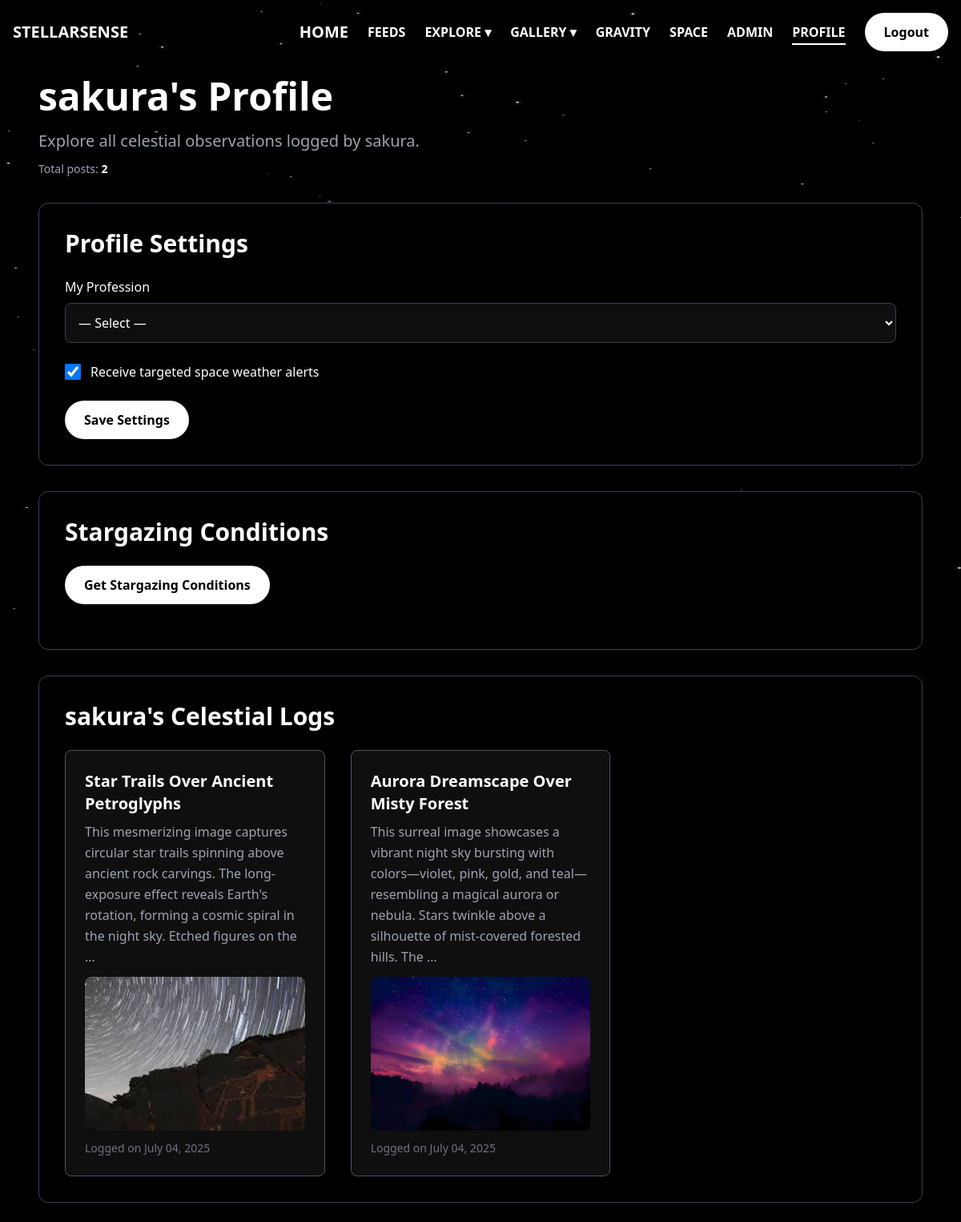
/profile/sakura/ (signed in), run on the app's committed database.
### profiles/models.py (models this page shows, shortened)
class UserProfile(models.Model):
    class Profession(models.TextChoices):
        STARGAZER = "stargazer", "Stargazer"
        FARMER = "farmer", "Farmer"
        PILOT = "pilot", "Pilot"
        EDUCATOR = "educator", "Educator"
    user = models.OneToOneField(User, on_delete=models.CASCADE, related_name="profile")
    profession = models.CharField(
        max_length=20,
        choices=Profession.choices,
        blank=True,
        default="",
        help_text="Select your primary interest/profession to tailor alerts.",
    )
    alert_opt_in = models.BooleanField(
        default=True,
        help_text="Receive targeted space weather alerts relevant to you.",
    )

### observations/models.py (models this page shows, shortened)
class Observation(models.Model):
    user = models.ForeignKey(User, on_delete=models.CASCADE)
    title = models.CharField(max_length=200)
    description = models.TextField()
    photo = models.ImageField(upload_to='observations/')
    created_at = models.DateTimeField(auto_now_add=True)

### profiles/views.py (the view, shortened to what this page needs)
# urls.py: path('<str:username>/', views.profile_view, name='profile'),
def profile_view(request, username):
    user = get_object_or_404(User, username=username)
    logs = Observation.objects.filter(user=user).order_by('-created_at')
    profile, _ = UserProfile.objects.get_or_create(user=user)
    return render(request, 'profiles/profile.html', {
        'user': user,
        'logs': logs,
        'profile': profile,
    })

### alerts/context_processors.py (called while the page is built)
def active_alert_banner(request) -> Dict[str, Any]:
    if not request.user.is_authenticated:
        return {}
    user_profile = getattr(request.user, "profile", None)
    if user_profile is None or not user_profile.alert_opt_in:
        return {}
    audience_key = user_profile.profession or "any"
    now = timezone.now()
    alerts = (
        AlertEvent.objects.filter(active=True)
        .filter(Q(audience="any") | Q(audience=audience_key))
        .filter(Q(starts_at__isnull=True) | Q(starts_at__lte=now))
        .filter(Q(ends_at__isnull=True) | Q(ends_at__gte=now))
        .order_by("-created_at")
    )
    if alerts.exists():
        return {"active_alert": alerts.first()}
    return {}

### profiles/templates/profiles/profile.html (shortened to what this page needs)
{% extends 'base.html' %}
{% block content %}
<div class="space-y-8">
    <div>
        <h1 class="text-5xl font-extrabold mb-4 text-white animate-pulse">{{ user.username }}'s Profile</h1>
        <p class="text-xl text-gray-400 leading-relaxed">
            Explore all celestial observations logged by {{ user.username }}.
        </p>
        <p class="text-sm text-gray-400 mt-2">Total posts: <strong class="text-white">{{ logs|length }}</strong></p>
    </div>
    {% if user == request.user %}
    <div class="bg-black rounded-xl shadow-xl p-8 border border-gray-700">
        <h2 class="text-3xl font-semibold mb-6 text-white"> Profile Settings</h2>
        <form method="post" class="space-y-6">
            <div>
                <label for="profession" class="block text-white font-medium mb-2">My Profession</label>
                <select id="profession" name="profession" class="bg-[#0F0F10] text-white border border-gray-700 rounded-lg p-3 w-full">
                    <option value="" {% if not profile.profession %}selected{% endif %}>— Select —</option>
                </select>
            </div>
            <div class="flex items-center space-x-3">
                <input type="checkbox" id="alert_opt_in" name="alert_opt_in" class="h-5 w-5" {% if profile.alert_opt_in %}checked{% endif %}>
                <label for="alert_opt_in" class="text-white">Receive targeted space weather alerts</label>
            </div>
            <button type="submit" class="inline-block bg-white text-black font-bold py-3 px-6 rounded-full transition duration-300 ease-in-out shadow-lg transform hover:scale-105">
                Save Settings
            </button>
        </form>
    </div>
    {% endif %}
    {% if user == request.user %}
    <div class="bg-black rounded-xl shadow-xl p-8 border border-gray-700">
        <h2 class="text-3xl font-semibold mb-6 text-white"> Stargazing Conditions</h2>
        <button id="get-stargazing-conditions" class="inline-block bg-white text-black font-bold py-3 px-6 rounded-full transition duration-300 ease-in-out shadow-lg transform hover:scale-105">
            Get Stargazing Conditions
        </button>
    </div>
    {% endif %}
    <div class="bg-black rounded-xl shadow-xl p-8 border border-gray-700">
        <h2 class="text-3xl font-semibold mb-6 text-white"> {{ user.username }}'s Celestial Logs</h2>
        {% if logs %}
            <div class="grid grid-cols-1 sm:grid-cols-2 lg:grid-cols-3 gap-8">
                {% for log in logs %}
                    <div class="bg-[#0F0F10] p-6 rounded-lg shadow-md border border-gray-600 transition duration-300 ease-in-out hover:border-white transform hover:-translate-y-1">
                        <h4 class="text-xl font-bold text-white mb-2">{{ log.title }}</h4>
                        <p class="text-gray-400 mb-3 leading-relaxed">{{ log.description|truncatewords:30 }}</p>
                        {% if log.photo %}
                            <img src="{{ log.photo.url }}" alt="Observation Photo" class="rounded-lg max-h-48 w-full object-cover mb-3 shadow-sm">
                        {% endif %}
                        <p class="text-sm text-gray-500 mt-auto">
                            Logged on {{ log.created_at|date:"F d, Y" }}
                        </p>
                    </div>
                {% endfor %}
            </div>
        {% else %}
            <p class="text-gray-400 text-lg">
                {{ user.username }} has not logged any observations yet.
            </p>
        {% endif %}
    </div>
</div>
{% endblock %}

### data on the page
UserProfile: profession "— Select —", alert_opt_in "☑"
Observation: title "Star Trails Over Ancient Petroglyphs", description "This mesmerizing image captures circular star trails spinning above ancient rock carvings. The long-exposure effect reveals Earth's rotation, forming a cosmic spiral in the night sky. Etched figures on the …", photo (picture), created_at "July 04, 2025"
Observation: title "Aurora Dreamscape Over Misty Forest", description "This surreal image showcases a vibrant night sky bursting with colors—violet, pink, gold, and teal—resembling a magical aurora or nebula. Stars twinkle above a silhouette of mist-covered forested hills. The …", photo (picture), created_at "July 04, 2025"

### other printed values
{{ user.username }} "sakura"
{{ logs|length }} "2"
